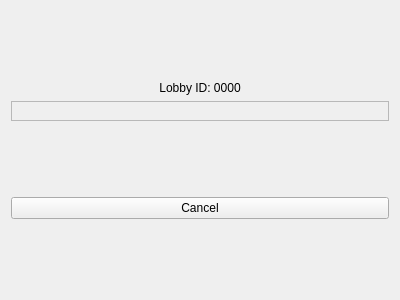
<?xml version="1.0" encoding="UTF-8"?>
<ui version="4.0">
 <class>LobbyGuestWidget</class>
 <widget class="QWidget" name="LobbyGuestWidget">
  <property name="geometry">
   <rect>
    <x>0</x>
    <y>0</y>
    <width>400</width>
    <height>300</height>
   </rect>
  </property>
  <property name="windowTitle">
   <string>Form</string>
  </property>
  <layout class="QVBoxLayout" name="verticalLayout">
   <item>
    <spacer name="verticalSpacerTop">
     <property name="orientation">
      <enum>Qt::Orientation::Vertical</enum>
     </property>
     <property name="sizeHint" stdset="0">
      <size>
       <width>20</width>
       <height>40</height>
      </size>
     </property>
    </spacer>
   </item>
   <item>
    <widget class="QLabel" name="lobbyIDLabel">
     <property name="text">
      <string>Lobby ID: 0000</string>
     </property>
     <property name="alignment">
      <set>Qt::AlignmentFlag::AlignCenter</set>
     </property>
    </widget>
   </item>
   <item>
    <widget class="QFrame" name="players">
     <property name="sizePolicy">
      <sizepolicy hsizetype="Preferred" vsizetype="Preferred">
       <horstretch>0</horstretch>
       <verstretch>0</verstretch>
      </sizepolicy>
     </property>
     <property name="frameShape">
      <enum>QFrame::Shape::StyledPanel</enum>
     </property>
     <property name="frameShadow">
      <enum>QFrame::Shadow::Raised</enum>
     </property>
     <layout class="QVBoxLayout" name="verticalLayout_3"/>
    </widget>
   </item>
   <item>
    <spacer name="verticalSpacerMid">
     <property name="orientation">
      <enum>Qt::Orientation::Vertical</enum>
     </property>
     <property name="sizeHint" stdset="0">
      <size>
       <width>20</width>
       <height>40</height>
      </size>
     </property>
    </spacer>
   </item>
   <item>
    <widget class="QPushButton" name="cancelButton">
     <property name="text">
      <string>Cancel</string>
     </property>
    </widget>
   </item>
   <item>
    <spacer name="verticalSpacerBottom">
     <property name="orientation">
      <enum>Qt::Orientation::Vertical</enum>
     </property>
     <property name="sizeHint" stdset="0">
      <size>
       <width>20</width>
       <height>40</height>
      </size>
     </property>
    </spacer>
   </item>
  </layout>
 </widget>
 <resources/>
 <connections/>
</ui>
